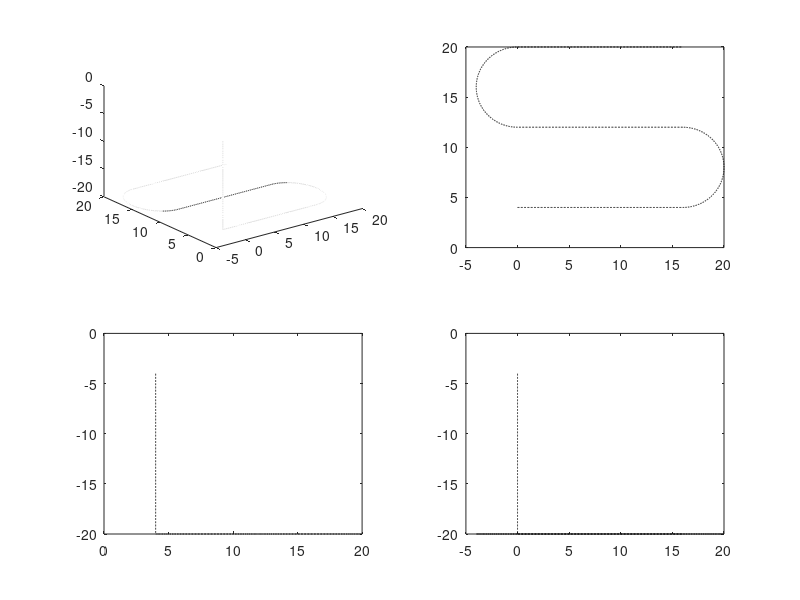

Source code (MATLAB):
% Generates plots for the Dubins trajectory
select_plts = 2; % plots selector for the Dubins trajectory

x   = 0.5;         y       = 5;          z     = -3.9;
phi = 0;       theta = 0;      psi = 0;
u = 0;         v = 0;          w = 0;
p = 0;         q = 0;          r = 0;

eta_ini     = [x y z phi theta psi]';
nv_ini      = [u v w p q r]';
% Note nv is used to denote \nu

% Sampling and simulation parameters
Ts          = 0.1;
Tf          = 480;
% Tf          = 125;%150;
NoS         = round(Tf/Ts);

%% Generate reference trajectory, noise, current and wave signals
lambda      = 0.2573;
w0          = 0.8;
a           = 0.15;                   % standard deviation
b           = 0;                      % mean of random signal
Kw          = 1.5;
randn('state',80)                     % set the state of randn
T           = 1;       
dt          = T/NoS;
dW          = sqrt(dt)*randn(1,NoS);    % increments for di implementation
W           = cumsum(dW);             % cumulative sum or di implementation
% memory allocation
noise       = zeros(12,NoS);
yrefi        = zeros(6,7);
tau_wave    = zeros(6,NoS);
x_w         = zeros(2, NoS);

%ocean current velcoties are defined as follows:
uc = 0.6; vc = 0.6; wc = 0.4;
% The ocean current is given by
nu_c  = zeros(6,NoS);

Ts = 0.1; % Sampling time (seconds)
k_max = Tf/Ts;% 6000; % Number of time steps (since Ts = 0.02 and duration = 120 seconds)
yrefi = zeros(6, k_max); % Pre-allocate yref for efficiency
time = (0:k_max-1) * Ts; % Time vector

scale_factor = 4; % Scale factor for enlarging the path size

for k = 1:k_max
    t = 1/4*k*Ts;
    if t <= 20
        yrefi(1, k) = 0;
        yrefi(2, k) = 1 * scale_factor;
        yrefi(3, k) = -(0.2 * t + 1) * scale_factor;
        yrefi(6, k) = 0;
    elseif t <= 40
        yrefi(1, k) = (0.2 * (t - 20)) * scale_factor;
        yrefi(2, k) = 1 * scale_factor;
        yrefi(3, k) = -5 * scale_factor;
        yrefi(6, k) = 0;
    elseif t <= 60
        yrefi(1, k) = (sin(0.05 * pi * (t - 40)) + 4) * scale_factor;
        yrefi(2, k) = (-cos(0.05 * pi * (t - 40)) + 2) * scale_factor;
        yrefi(3, k) = -5 * scale_factor;
        yrefi(6, k) = (0.05 * pi * (t - 40)) ;%* scale_factor;
    elseif t <= 80
        yrefi(1, k) = (-0.2 * (t - 60) + 4) * scale_factor;
        yrefi(2, k) = 3 * scale_factor;
        yrefi(3, k) = -5 * scale_factor;
        yrefi(6, k) = pi ;%* scale_factor;
    elseif t <= 100
        yrefi(1, k) = (-sin(0.05 * pi * (t - 80))) * scale_factor;
        yrefi(2, k) = (-cos(0.05 * pi * (t - 80)) + 4) * scale_factor;
        yrefi(3, k) = -5 * scale_factor;
        yrefi(6, k) = (pi - 0.05 * pi * (t - 80));% * scale_factor;
    elseif t <= 120
        yrefi(1, k) = (0.2 * (t - 100)) * scale_factor;
        yrefi(2, k) = 5 * scale_factor;
        yrefi(3, k) = -5 * scale_factor;
        yrefi(6, k) = 0 * scale_factor;
    else
        % Extend behavior beyond t=120 as required
    end

     wn = a.*randn(1,1) + b;
    x_w(:,k+1) = [0 1; -w0^2 -2*lambda*w0]*x_w(:,k) + [0; Kw]*wn;
    tau_wave(1:3,k) = [0 1]*x_w(:,k) + 50*W(:,k);

    linearposition_noise   = (0.005).*rand(3,1);
    angularposition_noise  = (5.42*10^(-5)).*rand(3,1);
    linearvelocity_noise   = (0.1).*rand(3,1);
    angularvelocity_noise  = (5.42*10^(-3)).*rand(3,1);
    noise(:,k)  = [linearposition_noise;angularposition_noise; ...
        linearvelocity_noise;angularvelocity_noise];
end

yref = yrefi;

% Computation of R_a
delta_xd = diff(yref(1,:));
delta_yd = diff(yref(2,:));
delta_zd = diff(yref(3,:));
N_d = Tf;
% Compute the sums of absolute values inside the equation
sum_x = sum(abs(delta_xd));
sum_y = sum(abs(delta_yd));
sum_z = sum(abs(delta_zd));
% Calculate the parameter R_a using the given formula
R_a = (1 / N_d) * sqrt((sum_x)^2 + (sum_y)^2 + (sum_z)^2);
% Display the result
fprintf('The value of R_a is: %.4f\n', R_a);

% plot trajectory
figure
subplot(221)
plot3(yref(1, :), yref(2, :), yref(3, :),'--k')

subplot(222)
plot(yref(1, :), yref(2, :),'--k')

subplot(223)
plot(yref(2, :), yref(3, :),'--k')

subplot(224)
plot(yrefi(1, :), yrefi(3, :),'--k')
